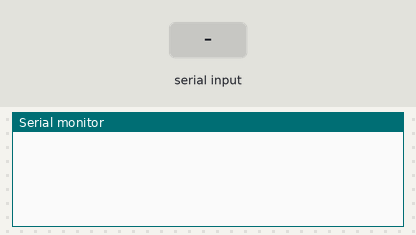
The sketch below on a simulated Arduino Mega 2560, built with avr-gcc and run on an emulated ATmega2560. On the bench: the last lines printed to the serial monitor. The inputs (shaded band) are chosen by the test bench.

Above: at 1.2 s.
1.3 s: "BOX1 \n" received over the second serial link
At 2.7 s:
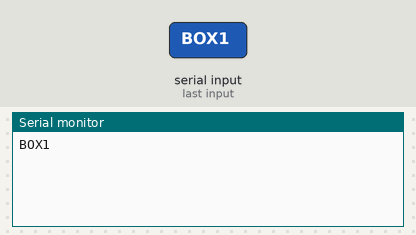
3.0 s: "1\n" received over the second serial link
At 3.9 s:
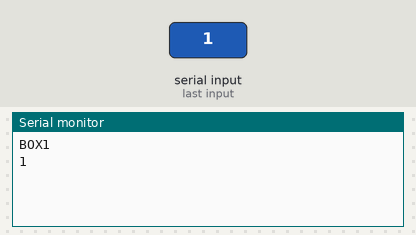

The sketch:

testUART_MCU.ino
```cpp
#include<string.h>


void setup() {
  Serial2.begin(115200);
  Serial.begin(115200);
}
void receive() { // Nhận một chuỗi ký tự từ ESP8266 rồi xử lý ---- vd: box1 0 05 10 20 (viết liền) thì: 0-trạng thái đóng mở, 05- sáng uống 0.5 viên, ...
  String str;
  if (Serial2.available()) {
    str = Serial2.readStringUntil('\n');    // nhận ký tự
    Serial.println(str) ;
    int viTriBox1 = str.indexOf("BOX1 ");   // vị trí BOX1 == 0 thì không bị lỗi
    if (str.length() == 12 && viTriBox1 == 0) {               // nếu độ dài bằng 12 và...
      //Serial.println(str);                  //
      //    if(viTriBox1 == 0){
      //      Serial.println(str.substring(viTriBox1+5, viTriBox1+6));
      //    }

    }
  }


}
//----------------------------------
//----------------------------------
int count = 0 ;
void loop() {
  receive();
  count += 1 ;
  Serial2.println();
  //Serial2.println("\nBOX1_1118877");
  //Serial.println("\nBOX1_1118877");

  String ben = "BOX1_11010" + String ( count) + "\n";
  Serial2.println(ben);

  //Serial.println("BOX1_1118810z");
  delay(1500);
}
//----------------------------------
//----------------------------------
```

Measured:
- after the input at 1.3 s, the serial monitor: prints a new line after 0.20 s (image 1)
- after the input at 3.0 s, the serial monitor: prints a new line at once (image 2)
